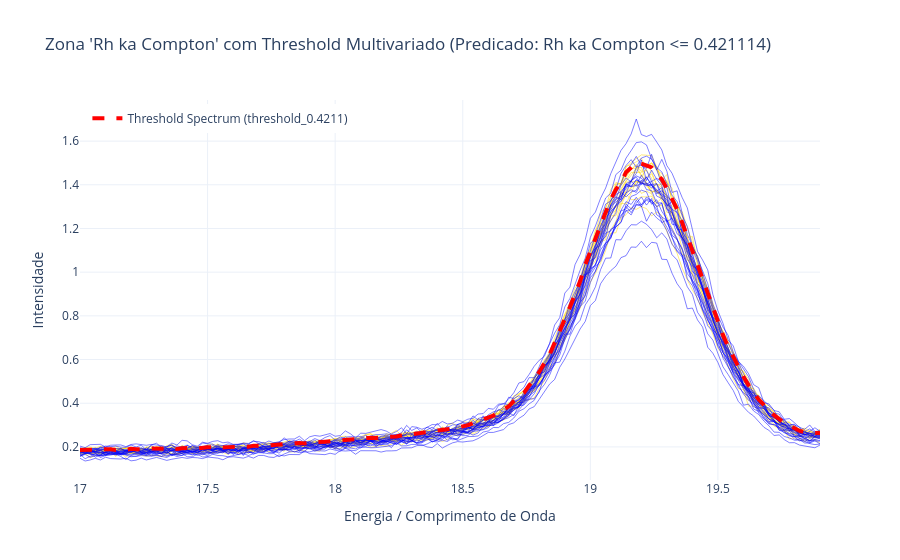

Notebook code cell kept with this figure:
### Markdown cell above
## Reconstrução de Thresholds Multivariados

Agora vamos pegar os thresholds dos predicados mais importantes e reconstruí-los como espectros completos.

### Code cell
import plotly.graph_objects as go

n = 0
zone_name = lrc_summed_df_cov_natural.iloc[n]['Zone']
threshold_score = float(lrc_summed_df_cov_natural.iloc[n]['Threshold_Natural'])  # Corrigido: usa n em vez de 7

# Usar pca_info_dict dos dados ORIGINAIS (zones_original[1])
pca_info_dict_original = zones_original[1]

# Reconstrução: τ = mean + threshold * loadings (no espaço original)
threshold_spectrum = exp.reconstruct_threshold_to_spectrum(
    threshold_value=threshold_score,
    zone_name=zone_name,
    pca_info_dict=pca_info_dict_original
)
print(f"\nEspectro de threshold reconstruído para zona '{zone_name}':")
print(f"  - Dimensão: {len(threshold_spectrum)} variáveis espectrais")
print(f"  - Range de energias: {threshold_spectrum.index[0]} - {threshold_spectrum.index[-1]}")
print(f"  - Variância explicada pela PC1: {pca_info_dict_original[zone_name]['variance_explained']:.2%}")

# Usar dados ORIGINAIS para plotar (spectral_zones_original)
zone_df = spectral_zones_original[zone_name]

# Plotar zona com threshold (inline)
fig = go.Figure()
x_values = pd.to_numeric(zone_df.columns, errors='coerce')

# Plotar espectros das amostras coloridas por classe
colors = {'A': 'gold', 'B': 'blue'}
for idx, row in zone_df.iterrows():
    class_label = ycalclass.iloc[idx] if idx < len(ycalclass) else 'Unknown'
    fig.add_trace(go.Scatter(
        x=x_values,
        y=row.values,
        mode='lines',
        line=dict(color=colors.get(class_label, 'rgba(128,128,128,0.3)'), width=0.5),
        name=f'Class {class_label}',
        showlegend=False,
        hoverinfo='skip'
    ))

# Plotar espectro de threshold (destaque)
fig.add_trace(go.Scatter(
    x=x_values,
    y=threshold_spectrum.values,
    mode='lines',
    line=dict(color='red', width=4, dash='dash'),
    name=f'Threshold Spectrum ({threshold_spectrum.name})'
))

# Layout do gráfico
fig.update_layout(
    title=f"Zona '{zone_name}' com Threshold Multivariado (Predicado: {lrc_summed_df_cov_natural.iloc[n]['Node_Natural']})",
    xaxis_title='Energia / Comprimento de Onda',
    yaxis_title='Intensidade',
    template='plotly_white',
    showlegend=True,
    legend=dict(yanchor="top", y=0.99, xanchor="left", x=0.01)
)

fig.show()

### Figure 1 — Plotly figure (JSON) as saved in the notebook; plotly's stock layout.template omitted (floating-point values rounded to 4 significant figures; data arrays with more than 128 entries replaced by an {"elided": "..."} marker saying what was removed)
{"data": [{"hoverinfo": "skip", "line": {"color": "gold", "width": 0.5}, "mode": "lines", "name": "Class A", "showlegend": false, "type": "scatter", "x": {"elided": "146 float values"}, "y": {"elided": "146 float values"}}, {"hoverinfo": "skip", "line": {"color": "gold", "width": 0.5}, "mode": "lines", "name": "Class A", "showlegend": false, "type": "scatter", "x": {"elided": "146 float values"}, "y": {"elided": "146 float values"}}, {"hoverinfo": "skip", "line": {"color": "gold", "width": 0.5}, "mode": "lines", "name": "Class A", "showlegend": false, "type": "scatter", "x": {"elided": "146 float values"}, "y": {"elided": "146 float values"}}, {"hoverinfo": "skip", "line": {"color": "gold", "width": 0.5}, "mode": "lines", "name": "Class A", "showlegend": false, "type": "scatter", "x": {"elided": "146 float values"}, "y": {"elided": "146 float values"}}, {"hoverinfo": "skip", "line": {"color": "gold", "width": 0.5}, "mode": "lines", "name": "Class A", "showlegend": false, "type": "scatter", "x": {"elided": "146 float values"}, "y": {"elided": "146 float values"}}, {"hoverinfo": "skip", "line": {"color": "gold", "width": 0.5}, "mode": "lines", "name": "Class A", "showlegend": false, "type": "scatter", "x": {"elided": "146 float values"}, "y": {"elided": "146 float values"}}, {"hoverinfo": "skip", "line": {"color": "gold", "width": 0.5}, "mode": "lines", "name": "Class A", "showlegend": false, "type": "scatter", "x": {"elided": "146 float values"}, "y": {"elided": "146 float values"}}, {"hoverinfo": "skip", "line": {"color": "gold", "width": 0.5}, "mode": "lines", "name": "Class A", "showlegend": false, "type": "scatter", "x": {"elided": "146 float values"}, "y": {"elided": "146 float values"}}, {"hoverinfo": "skip", "line": {"color": "gold", "width": 0.5}, "mode": "lines", "name": "Class A", "showlegend": false, "type": "scatter", "x": {"elided": "146 float values"}, "y": {"elided": "146 float values"}}, {"hoverinfo": "skip", "line": {"color": "gold", "width": 0.5}, "mode": "lines", "name": "Class A", "showlegend": false, "type": "scatter", "x": {"elided": "146 float values"}, "y": {"elided": "146 float values"}}, {"hoverinfo": "skip", "line": {"color": "gold", "width": 0.5}, "mode": "lines", "name": "Class A", "showlegend": false, "type": "scatter", "x": {"elided": "146 float values"}, "y": {"elided": "146 float values"}}, {"hoverinfo": "skip", "line": {"color": "gold", "width": 0.5}, "mode": "lines", "name": "Class A", "showlegend": false, "type": "scatter", "x": {"elided": "146 float values"}, "y": {"elided": "146 float values"}}, {"hoverinfo": "skip", "line": {"color": "gold", "width": 0.5}, "mode": "lines", "name": "Class A", "showlegend": false, "type": "scatter", "x": {"elided": "146 float values"}, "y": {"elided": "146 float values"}}, {"hoverinfo": "skip", "line": {"color": "gold", "width": 0.5}, "mode": "lines", "name": "Class A", "showlegend": false, "type": "scatter", "x": {"elided": "146 float values"}, "y": {"elided": "146 float values"}}, {"hoverinfo": "skip", "line": {"color": "blue", "width": 0.5}, "mode": "lines", "name": "Class B", "showlegend": false, "type": "scatter", "x": {"elided": "146 float values"}, "y": {"elided": "146 float values"}}, {"hoverinfo": "skip", "line": {"color": "blue", "width": 0.5}, "mode": "lines", "name": "Class B", "showlegend": false, "type": "scatter", "x": {"elided": "146 float values"}, "y": {"elided": "146 float values"}}, {"hoverinfo": "skip", "line": {"color": "blue", "width": 0.5}, "mode": "lines", "name": "Class B", "showlegend": false, "type": "scatter", "x": {"elided": "146 float values"}, "y": {"elided": "146 float values"}}, {"hoverinfo": "skip", "line": {"color": "blue", "width": 0.5}, "mode": "lines", "name": "Class B", "showlegend": false, "type": "scatter", "x": {"elided": "146 float values"}, "y": {"elided": "146 float values"}}, {"hoverinfo": "skip", "line": {"color": "blue", "width": 0.5}, "mode": "lines", "name": "Class B", "showlegend": false, "type": "scatter", "x": {"elided": "146 float values"}, "y": {"elided": "146 float values"}}, {"hoverinfo": "skip", "line": {"color": "blue", "width": 0.5}, "mode": "lines", "name": "Class B", "showlegend": false, "type": "scatter", "x": {"elided": "146 float values"}, "y": {"elided": "146 float values"}}, {"hoverinfo": "skip", "line": {"color": "blue", "width": 0.5}, "mode": "lines", "name": "Class B", "showlegend": false, "type": "scatter", "x": {"elided": "146 float values"}, "y": {"elided": "146 float values"}}, {"hoverinfo": "skip", "line": {"color": "blue", "width": 0.5}, "mode": "lines", "name": "Class B", "showlegend": false, "type": "scatter", "x": {"elided": "146 float values"}, "y": {"elided": "146 float values"}}, {"hoverinfo": "skip", "line": {"color": "blue", "width": 0.5}, "mode": "lines", "name": "Class B", "showlegend": false, "type": "scatter", "x": {"elided": "146 float values"}, "y": {"elided": "146 float values"}}, {"hoverinfo": "skip", "line": {"color": "blue", "width": 0.5}, "mode": "lines", "name": "Class B", "showlegend": false, "type": "scatter", "x": {"elided": "146 float values"}, "y": {"elided": "146 float values"}}, {"hoverinfo": "skip", "line": {"color": "blue", "width": 0.5}, "mode": "lines", "name": "Class B", "showlegend": false, "type": "scatter", "x": {"elided": "146 float values"}, "y": {"elided": "146 float values"}}, {"hoverinfo": "skip", "line": {"color": "blue", "width": 0.5}, "mode": "lines", "name": "Class B", "showlegend": false, "type": "scatter", "x": {"elided": "146 float values"}, "y": {"elided": "146 float values"}}, {"hoverinfo": "skip", "line": {"color": "blue", "width": 0.5}, "mode": "lines", "name": "Class B", "showlegend": false, "type": "scatter", "x": {"elided": "146 float values"}, "y": {"elided": "146 float values"}}, {"hoverinfo": "skip", "line": {"color": "blue", "width": 0.5}, "mode": "lines", "name": "Class B", "showlegend": false, "type": "scatter", "x": {"elided": "146 float values"}, "y": {"elided": "146 float values"}}, {"hoverinfo": "skip", "line": {"color": "blue", "width": 0.5}, "mode": "lines", "name": "Class B", "showlegend": false, "type": "scatter", "x": {"elided": "146 float values"}, "y": {"elided": "146 float values"}}, {"hoverinfo": "skip", "line": {"color": "blue", "width": 0.5}, "mode": "lines", "name": "Class B", "showlegend": false, "type": "scatter", "x": {"elided": "146 float values"}, "y": {"elided": "146 float values"}}, {"hoverinfo": "skip", "line": {"color": "blue", "width": 0.5}, "mode": "lines", "name": "Class B", "showlegend": false, "type": "scatter", "x": {"elided": "146 float values"}, "y": {"elided": "146 float values"}}, {"hoverinfo": "skip", "line": {"color": "blue", "width": 0.5}, "mode": "lines", "name": "Class B", "showlegend": false, "type": "scatter", "x": {"elided": "146 float values"}, "y": {"elided": "146 float values"}}, {"hoverinfo": "skip", "line": {"color": "blue", "width": 0.5}, "mode": "lines", "name": "Class B", "showlegend": false, "type": "scatter", "x": {"elided": "146 float values"}, "y": {"elided": "146 float values"}}, {"hoverinfo": "skip", "line": {"color": "blue", "width": 0.5}, "mode": "lines", "name": "Class B", "showlegend": false, "type": "scatter", "x": {"elided": "146 float values"}, "y": {"elided": "146 float values"}}, {"hoverinfo": "skip", "line": {"color": "blue", "width": 0.5}, "mode": "lines", "name": "Class B", "showlegend": false, "type": "scatter", "x": {"elided": "146 float values"}, "y": {"elided": "146 float values"}}, {"hoverinfo": "skip", "line": {"color": "blue", "width": 0.5}, "mode": "lines", "name": "Class B", "showlegend": false, "type": "scatter", "x": {"elided": "146 float values"}, "y": {"elided": "146 float values"}}, {"line": {"color": "red", "dash": "dash", "width": 4}, "mode": "lines", "name": "Threshold Spectrum (threshold_0.4211)", "type": "scatter", "x": {"elided": "146 float values"}, "y": {"elided": "146 float values"}}], "layout": {"legend": {"x": 0.01, "xanchor": "left", "y": 0.99, "yanchor": "top"}, "showlegend": true, "title": {"text": "Zona 'Rh ka Compton' com Threshold Multivariado (Predicado: Rh ka Compton <= 0.421114)"}, "xaxis": {"title": {"text": "Energia / Comprimento de Onda"}}, "yaxis": {"title": {"text": "Intensidade"}}}}
